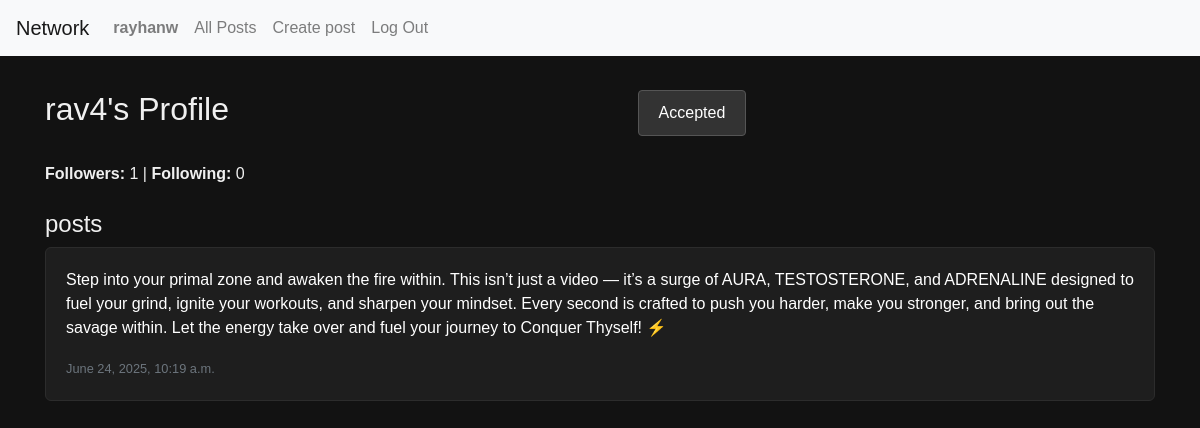
The app's page /profile/rav4 (signed in) with its own data.
### network/models.py (models this page shows, shortened)
class User(AbstractUser):
    pass

class Following(models.Model):
     Sender= models.ForeignKey(User, on_delete=models.CASCADE, related_name= 'sent_request', blank= True, null= True)
     Reciever= models.ForeignKey(User, on_delete=models.CASCADE, related_name= 'recieved_request', blank= True, null= True)
     status_choices = [
         ('pending', 'pending'),
         ('accepted', 'accepted'),
         ('rejected', 'rejected')
     ]
     status= models.CharField(max_length= 20, choices= status_choices, default= 'pending',blank= True, null= True)
     timestamp= models.DateField(auto_now_add=True,blank= True, null= True)

class Newpost(models.Model):
    user= models.ForeignKey(User, on_delete=models.CASCADE)
    caption= models.TextField()
    time= models.DateTimeField(auto_now= True)

### network/views.py (the view)
# urls.py: path("profile/<str:username>",views.profile, name= "profile"),
@login_required
def profile(request,username):
    profile_user = User.objects.get(username=username)
    user_related_post = Newpost.objects.filter(user=profile_user)
    follow_obj = Following.objects.filter(
        Sender=request.user,
        Reciever=profile_user
    ).first()
    follow_status = follow_obj.status if follow_obj else "follow"
    followers_count = Following.objects.filter(
        Reciever=profile_user,
        status="accepted"
    ).count()
    following_count = Following.objects.filter(
        Sender=profile_user,
        status="accepted"
    ).count()
    pending_requests = []
    notifications = []
    if request.user == profile_user:
        pending_requests = Following.objects.filter(Reciever=request.user, status="pending")
        notifications = Notification.objects.filter(user=request.user, read=False)
    return render(request, "network/profile.html", {
        "profile_user": profile_user,
        "post": user_related_post,
        "follow_status": follow_status,
        "followers": followers_count,
        "following": following_count,
        "pending_requests": pending_requests,
        "notifications": notifications,
        "is_own_profile": request.user == profile_user })

### network/templates/network/profile.html (shortened to what this page needs)
{% extends "network/layout.html" %}
{% block body %}
<div class="container mt-4">
  <div class="d-flex justify-content-between align-items-center mb-3">
    <h2>{{ profile_user.username }}'s Profile</h2>
    {% if not is_own_profile %}
      <button id="follow-btn" class="btn btn-primary" data-user-id="{{ profile_user.id }}">
        {{ follow_status|title }}
      </button>
    {% endif %}
  </div>
  <p><strong>Followers:</strong> {{ followers }} | <strong>Following:</strong> {{ following }}</p>
  <h4 class="mt-4">posts</h4>
  {% for p in post %}
    <div class="card my-2">
      <div class="card-body">
        <p class="card-text">{{ p.caption }}</p>
        <p class="card-text"><small class="text-muted">{{ p.time }}</small></p>
      </div>
    </div>
  {% endfor %}
</div>
{% endblock %}

### network/templates/network/layout.html (shortened to what this page needs)
{% load static %}
<!DOCTYPE html>
<html lang="en">
    <head>
        <link rel="stylesheet" href="https://stackpath.bootstrapcdn.com/bootstrap/4.4.1/css/bootstrap.min.css">
        <link rel="stylesheet" href="{% static 'network/styles.css' %}?v=2">
    </head>
    <body>
        <nav class="navbar navbar-expand-lg navbar-light bg-light">
            <a class="navbar-brand" href="#">Network</a>
            <div>
              <ul class="navbar-nav mr-auto">
                {% if user.is_authenticated %}
                    <li class="nav-item">
                        <a class="nav-link" href="{% url 'profile' user.username  %}"><strong>{{ user.username }}</strong></a>
                    </li>
                {% endif %}
                <li class="nav-item">
                  <a class="nav-link" href="{% url 'index' %}">All Posts</a>
                </li>
                {% if user.is_authenticated %}
                    <li class="nav-item">
                  <a class="nav-link" href="{% url 'new_post' %}">Create post</a>
                </li>
                    <li class="nav-item">
                        <a class="nav-link" href="{% url 'logout' %}">Log Out</a>
                    </li>
                {% endif %}
              </ul>
            </div>
          </nav>
        <div class="body">
            {% block body %}
            {% endblock %}
        </div>
    </body>
</html>

### network/static/network/styles.css (style rules this page uses)
html, body { height: 100%; margin: 0; padding: 0; background-color: #121212; color: #f0f0f0; font-family: sans-serif; }
.container, .container-fluid { background-color: transparent; color: #f0f0f0; }
.card, .alert, .modal-content { background-color: #1e1e1e; color: #ffffff; border: 1px solid #2c2c2c; border-radius: 6px; }
.btn, #button { background-color: #333; color: #fff; border: 1px solid #555; padding: 10px 20px; margin: 10px auto; display: block; text-align: center; }
a { color: #79b8ff; text-decoration: none; }

### records on screen
User: username "rayhanw"
User: username "rav4"
Following: status "Accepted"
Newpost: caption "Step into your primal zone and awaken the fire within. This isn’t just a video — it’s a surge of AURA, TESTOSTERONE, and ADRENALINE designed to fuel your grind, ignite your workouts, and sharpen your mindset. Every second is crafted to push you harder, make you stronger, and bring out the savage within. Let the energy take over and fuel your journey to Conquer Thyself! ⚡", time "June 24, 2025, 10:19 a.m."

### other values on screen
{{ followers }} "1"
{{ following }} "0"
